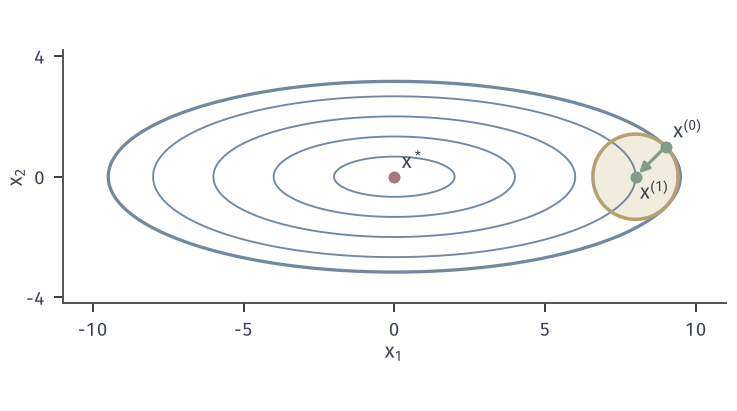

The Python source for this figure:
from pathlib import Path
import sys
ROOT = next(p for p in Path(__file__).resolve().parents if (p/'build.sh').is_file() and (p/'tex/book.tex').is_file())
sys.path.insert(0, str(ROOT/'figures/00-shared/mathematical-preliminaries-upper/00-shared/comprehension-figures'))
from support import figure, save, BLUE, GREEN, YELLOW, RED, PURPLE, INK, MUTED, GRID, BLUE_FILL, GREEN_FILL, YELLOW_FILL, RED_FILL, PURPLE_FILL
import numpy as np
HERE = Path(__file__).resolve().parent
STROKE = '#4C4D4F'
def panel(fig, left, right, top, bottom, wspace=.25, hspace=.25):
    fig.set_layout_engine(None)
    fig.subplots_adjust(left=left, right=right, top=top, bottom=bottom, wspace=wspace, hspace=hspace)
def tags(fig, axes, y=.015):
    for ax, s in zip(axes, ('(a)', '(b)', '(c)', '(d)')):
        p = ax.get_position(); fig.text((p.x0+p.x1)/2, y, s, ha='center', va='bottom')
# 贯穿本章的例子：f(x)=(x1^2+9x2^2)/2，x0=(9,1)，L=9，mu=1。
H = np.diag([1., 9.])
def f2(X, Y): return .5*(X**2 + 9*Y**2)
def grad(x): return H@x
def fv(x): return .5*x@H@x
x0 = np.array([9., 1.])

fig, ax = figure(width_mm=104, height_mm=58)
panel(fig, .085, .985, .98, .16)
X,Y = np.meshgrid(np.linspace(-11,11,900),np.linspace(-4.2,4.2,700))
ax.contour(X,Y,f2(X,Y),levels=[2,8,18,32,45],colors=[BLUE],linewidths=[.75,.75,.75,.75,1.3])
c = np.array([8.,0.]); r = np.sqrt(2.)
th = np.linspace(0,2*np.pi,300); ax.fill(c[0]+r*np.cos(th),c[1]+r*np.sin(th),color=YELLOW_FILL,lw=0,zorder=1); ax.plot(c[0]+r*np.cos(th),c[1]+r*np.sin(th),color=YELLOW,lw=1.4,zorder=3)
ax.annotate('',xy=c,xytext=x0,arrowprops=dict(arrowstyle='-|>',color=GREEN,lw=1.3,shrinkA=2,shrinkB=2,mutation_scale=8),zorder=4)
ax.plot(*x0,'o',ms=4.8,color=GREEN,mew=0,zorder=5); ax.plot(*c,'o',ms=4.8,color=GREEN,mew=0,zorder=5); ax.plot(0,0,'o',ms=4.8,color=RED,mew=0,zorder=5)
ax.text(9.25,1.15,'$x^{(0)}$',ha='left',va='bottom'); ax.text(8.15,-.12,'$x^{(1)}$',ha='left',va='top'); ax.text(.25,.15,'$x^*$',ha='left',va='bottom')
ax.set_xlim(-11,11); ax.set_ylim(-4.2,4.2); ax.set_aspect('equal'); ax.set_xticks([-10,-5,0,5,10]); ax.set_yticks([-4,0,4]); ax.set_xlabel('$x_1$',labelpad=1); ax.set_ylabel('$x_2$',labelpad=0)
save(fig, HERE, 'figure', {'f':'(x1^2+9x2^2)/2','x0':[9,1],'L':9,'circle_center':[8,0],'radius':float(r)})
